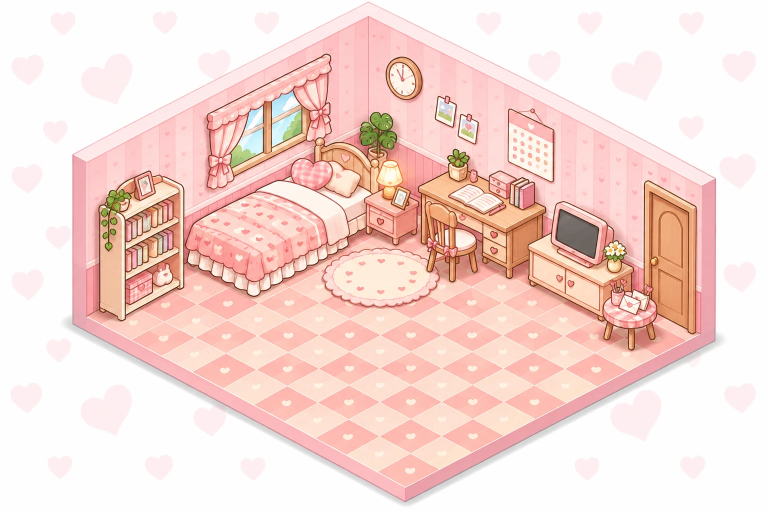
#> input picture art/source/room.webp, 1536 x 1024 px, found by its file name (shown at 1/2 size)
$ python room_night.py
#> lines starting #> are read from the running program, lines starting #| are printed output that depends on the picture; after the words box and inside, x2 and y2 are one past the last pixel; in counts of white or black regions, pixels touching at a corner belong together
### art/tools/room_pixel.py
"""像素房間：art/source/room2/ 的 GPT 圖 → public/room/pixel_room/。

- full.webp：擺好家具的完整房間（最早的版本，地板前角被畫布切掉一塊，這裡補成完整的菱形，畫布往下加高到 1064）
- full_crt.png：GPT 拿上面做好的房間改過的版本（粉色映像管電視、拿掉信紙、清掉層架上的東西）。
- full_v3.webp：GPT 照 full_crt.png 重畫、拿掉書櫃左邊的垂吊植物＝現在的房間背景（EDIT）。
  GPT 改圖會整張輕微縮放（1536 → 1507），這裡先放大回來，再用邊緣比對對回原本的房間，熱點和走路範圍才不用重量
- small.webp：小物件（檯燈開／關、電視開機…），切出來疊在房間上
層架：shelf_empty.png 是 GPT 改過「層架清空」的整張房間，EMPTY_SHELF = True 時只切層架那一塊貼回來；
  目前不用（房間維持原樣，獲得新家具時直接疊上去蓋住舊的），需要空層架的獎勵再打開。
用法：python3 art/tools/room_pixel.py
"""
from PIL import Image
import numpy as np, os
from scipy import ndimage

ROOT = os.path.join(os.path.dirname(__file__), '..', '..')
SRC = os.path.join(ROOT, 'art/source/room2')
OUT = os.path.join(ROOT, 'public/room/pixel_room')
W, H = 1536, 1064

# 地板前面兩條邊（量出來的）：左邊 y = 876 + 0.545 (x-500)，右邊 y = 978 - 0.5136 (x-880)
edgeL = lambda x: 876 + 0.545 * (x - 500)
edgeR = lambda x: 978 - 0.5136 * (x - 880)
DAY = (253, 208, 166), (150, 92, 66), (255, 228, 229), (252, 152, 151), (110, 45, 45)  # 地板、線、亮邊、粉邊、暗線

def fix_corner(a, colors=None):
    """colors(x) → [地板, 線, 亮邊, 粉邊, 暗線]；沒給就用白天的顏色（夜晚房間會傳自己的）"""
    x0, x1 = 690, 880
    for x in range(x0, x1):
        e = min(edgeL(x), edgeR(x))
        FLOOR, LINE, TRIM_HI, TRIM, TRIM_LINE = colors(x) if colors else DAY
        for y in range(970, H):
            d = y - e
            if y < 986 and d < -1: continue                     # 原本畫好的地板不動
            if d < -1: c = FLOOR
            elif d < 1.5: c = LINE
            elif d < 3.5: c = TRIM_HI
            elif d < 23.5: c = TRIM
            elif d < 26: c = TRIM_LINE
            else: a[y, x] = 0; continue
            a[y, x] = (*c, 255)
    return a

def edges(g):
    return np.hypot(ndimage.sobel(g, 0), ndimage.sobel(g, 1))

def fit(day, night, step=80, blk=100, r=14):
    """每一小塊找最吻合的位移，再擬合成仿射（剔除離群點）：白天座標 → 另一張圖的座標（給 Image.transform 用）"""
    EA, EB = edges(night), edges(day)
    pts = []
    for y0 in range(120, 900, step):
        for x0 in range(80, 1400, step):
            b = EB[y0:y0 + blk, x0:x0 + blk]
            if b.mean() < 15: continue
            s = max(((EA[y0 + dy:y0 + blk + dy, x0 + dx:x0 + blk + dx] * b).sum(), dx, dy) for dy in range(-r, r + 1) for dx in range(-r, r + 1))
            pts.append((x0 + blk / 2, y0 + blk / 2, s[1], s[2]))
    P = np.array(pts, float)
    for _ in range(3):
        X = np.c_[P[:, 0], P[:, 1], np.ones(len(P))]
        cx = np.linalg.lstsq(X, P[:, 2], rcond=None)[0]; cy = np.linalg.lstsq(X, P[:, 3], rcond=None)[0]
        P = P[np.hypot(X @ cx - P[:, 2], X @ cy - P[:, 3]) < 2.5]
    print(f'對齊：{len(P)} 個點，誤差約 {np.abs(np.c_[P[:, :2], np.ones(len(P))] @ cx - P[:, 2]).mean():.2f}px')
    return cx + [1, 0, 0], cy + [0, 1, 0]

def old_room():
    """最早的房間（full.webp 補好地板前角）：熱點、走路範圍、窗戶、夜晚房間都是照它量的"""
    full = np.array(Image.open(f'{SRC}/full.webp').convert('RGBA'))
    a = np.zeros((H, W, 4), np.uint8); a[:full.shape[0]] = full
    a[..., 3] = np.where(a[..., 3] >= 128, 255, 0)
    a = fix_corner(a)
    if EMPTY_SHELF: a = empty_shelf(a)
    return a

EDIT = 'full_v3.webp'
# [10 lines left out: function apply_edit, not called in this run]

def room():
    a = old_room()
    return even_outline(apply_edit(a)) if os.path.exists(f'{SRC}/{EDIT}') else a

# GPT 畫的外框左右不一致：左牆頂只有 1px、右地板邊底下沒有外框，看起來左右邊緣粗細不同
# 照另一邊補一條約 3px 的深咖啡線（沿著量出來的直線，邊緣反鋸齒）
OUTLINE = np.array([34, 8, 4], float)
# [29 lines left out: functions even_outline, main, not called in this run]

EMPTY_SHELF = False
# 書桌上方 L 形層架上原本的東西（植物、書、相框、貓）的範圍，避開書桌上的盆栽和檯燈
SHELF_POLY = [(662, 96), (915, 96), (915, 232), (850, 232), (812, 226), (735, 226), (732, 248), (700, 248), (700, 226), (662, 226)]
# [13 lines left out: function empty_shelf, not called in this run]

# 電視開機：把小物件圖裡電視的畫面，用仿射變換貼到房間電視的螢幕上（房間座標 TV_BOX）
TV_BOX = (1040, 405, 140, 145)
# [14 lines left out: function tv_on, not called in this run]

# [2 lines that do not run on import are left out]

### art/tools/room_night.py
"""夜晚房間：art/source/room2/night_lamp.webp（GPT 照白天房間改光線）→ public/room/pixel_room/room_night.webp

GPT 改圖時會把整張圖輕微縮放、平移（左右差 5～8px），熱點和走路範圍會對不上。
這裡先用邊緣比對，自動找出把夜晚圖對回白天圖的仿射變換，再用白天房間的外形（alpha）裁切，
最後照 room_pixel.py 補地板前角（顏色從夜晚圖旁邊取）。
夜晚圖是照最早的房間（full.webp）畫的；白天房間換成 GPT 改過的版本（room_pixel.py 的 EDIT）之後，這裡算出「夜晚／白天」的光線比例
（模糊過、只看光線不看細節），再套到新的白天房間上，所以新電視、清空的層架晚上也對得上。
用法：python3 art/tools/room_night.py
"""
from PIL import Image
import numpy as np, os
from scipy import ndimage
from room_pixel import SRC, OUT, W, H, fix_corner, edgeL, edgeR, fit, old_room

def corner_colors(a):
    """地板前角各層（地板、線、亮邊、粉邊、暗線）的顏色，從左右兩側被切掉之前的地方取"""
    def at(x, e):
        return [a[int(round(e(x) + d)), x, :3].astype(int) for d in (-6, 0, 2, 12, 24)]
    return at(680, edgeL), at(890, edgeR)

# full_crt.png 拿掉或換掉的東西（房間座標 x0, y0, x1, y1）：層架上的擺設、窗邊吊盆、信紙、電視和櫃上的鬧鐘盆栽、門邊吊飾
# full_v3.webp 又拿掉了書櫃左邊的垂吊植物（最後一塊）
# 這些地方舊的夜晚圖畫的是別的東西，光線比例不準，改用周圍的比例補
CHANGED = [(680, 95, 915, 255), (250, 295, 305, 375), (812, 340, 905, 398), (1030, 395, 1255, 580), (1400, 450, 1445, 575), (95, 330, 265, 640),
           (735, 995, 830, 1064)]  # 地板前角的切角（room_pixel.py 的 chamfer）

def relight(night, old, day, sigma=5):
    """night 是照 old 畫的夜晚；把兩者的光線比例（模糊過）套到 day 上"""
    hole = np.zeros(old.shape[:2], bool)
    for x0, y0, x1, y1 in CHANGED: hole[y0:y1, x0:x1] = True
    inside = old[..., 3] > 0
    w = inside.astype(float)
    blur = lambda x: ndimage.gaussian_filter(x * w, sigma) / np.maximum(ndimage.gaussian_filter(w, sigma), 1e-3)
    valid = inside & ~ndimage.binary_dilation(hole, iterations=12)
    _, (iy, ix) = ndimage.distance_transform_edt(~valid, return_indices=True)   # 洞裡用最近的有效比例
    feather = ndimage.gaussian_filter(ndimage.binary_dilation(hole, iterations=8).astype(float), 4)
    out = night.copy()
    for i in range(3):
        near = blur(night[..., i].astype(float)) / np.maximum(blur(old[..., i].astype(float)), 8)
        fill = ndimage.gaussian_filter(near[iy, ix], 10)
        out[..., i] = np.clip(day[..., i] * (near * (1 - feather) + fill * feather), 0, 255)
    return out

def main():
    day = np.array(Image.open(f'{OUT}/room.webp').convert('RGBA'))
    night = Image.open(f'{SRC}/night_lamp.webp').convert('RGB')
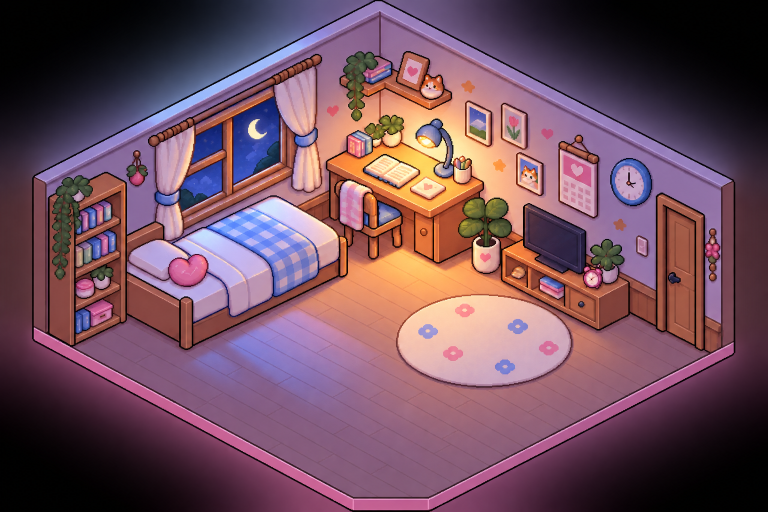
#> input picture art/source/room2/night_lamp.webp, 1536 x 1024 px (shown at 1/2 size)
#> night is the input picture: PIL image 1536x1024 RGB; mean R, G, B 113.8, 79.3, 93.8
    gd = np.array(Image.open(f'{SRC}/full.webp').convert('L'), float)
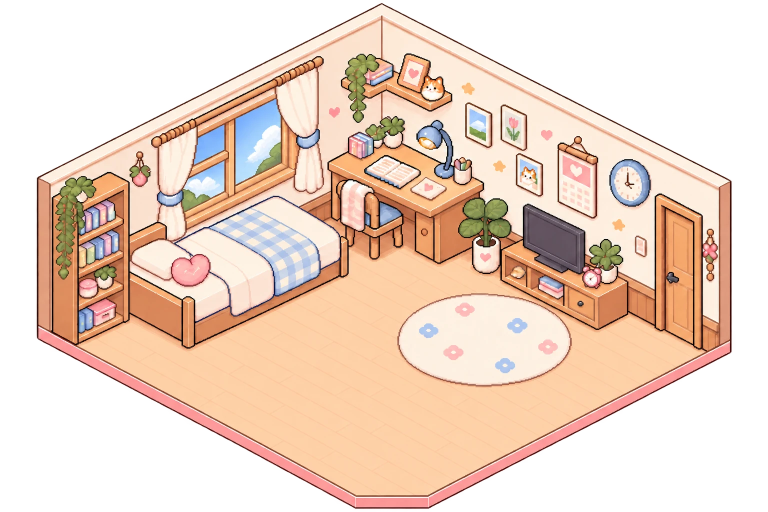
#> input picture art/source/room2/full.webp, 1536 x 1024 px (shown at 1/2 size)
    cx, cy = fit(gd, np.array(night.convert('L'), float))
#> in fit, `EA, EB = edges(night), edges(day)`:
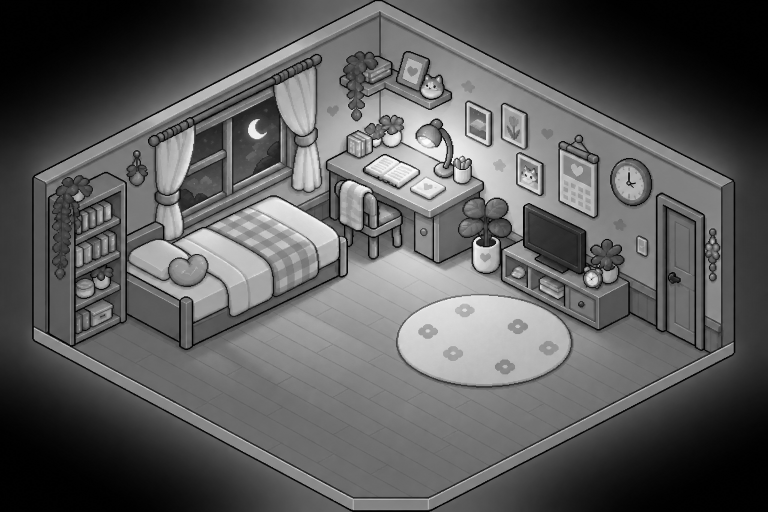
#> night: shape (1024, 1536) float64 (shown at 1/2 size); min 0, max 255, mean 91.2
#> after the loop in fit, `for y0 in range(120, 900, step):`: pts = 131 items, first 6: (370, 170, -12, -3), (450, 170, -10, -1), (530, 170, -4, -4), (610, 170, -3, -4), (690, 170, -3, -4), (770, 170, -2, -4)
#> in fit, `P = np.array(pts, float)`: P = 131 rows, first 6: [370, 170, -12, -3], [450, 170, -10, -1], [530, 170, -4, -4], [610, 170, -3, -4], [690, 170, -3, -4], [770, 170, -2, -4]
#> the loop in fit, `for _ in range(3):` made 3 passes
#> (cx, cy) on passes 1 to 3: ([0.00754, 0.00758, -10.45], [-0.000452, 0.0137, -6.57]), ([0.00847, 0.00279, -9.46], [7.68e-05, 0.011, -5.67]), ([0.00849, 0.00224, -9.22], [0.000145, 0.0107, -5.58])
#> after the loop in fit, `for _ in range(3):`: P = 96 rows, first 6: [530, 170, -4, -4], [610, 170, -3, -4], [690, 170, -3, -4], [770, 170, -2, -4], [850, 170, -1, -3], [930, 170, -1, -4]
#| 對齊：96 個點，誤差約 0.47px
#> cx = [1.01, 0.00224, -9.22]; cy = [0.000145, 1.01, -5.58]
    a = np.array(night.transform((W, H), Image.AFFINE, (*cx, *cy), resample=Image.BICUBIC).convert('RGBA'))
    L, R = corner_colors(a)
#> L = [[130, 90, 119], [78, 40, 62], [34, 4, 15], [203, 100, 149], [204, 93, 149]]; R = [[131, 90, 120], [52, 30, 43], [134, 97, 116], [184, 92, 145], [196, 103, 153]]
    a = fix_corner(a, lambda x: [tuple(int(l + (r - l) * min(max((x - 680) / 210, 0), 1)) for l, r in zip(cl, cr)) for cl, cr in zip(L, R)])
#> after the loop in fix_corner, `for x in range(x0, x1):`:
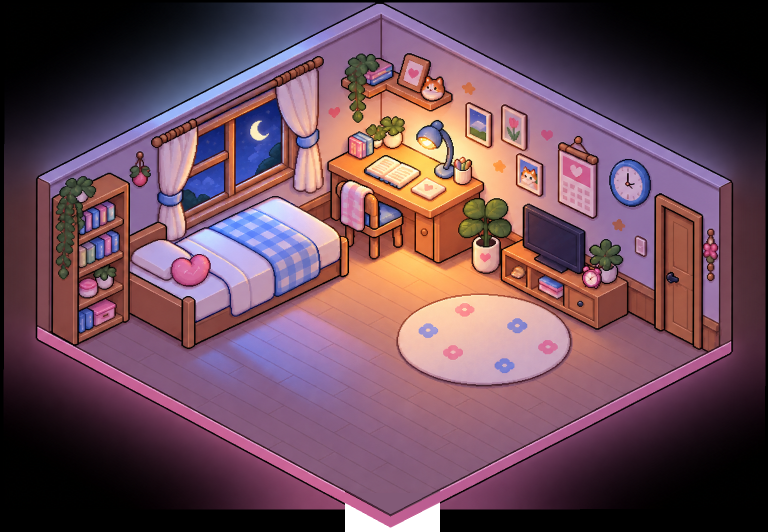
#> a: shape (1064, 1536, 4) (shown at 1/2 size); mean R, G, B, A 107.2, 74.6, 88.4, 254; transparent parts drawn white
    a = relight(a, old_room(), day)
#> in old_room, full is the input picture: shape (1024, 1536, 4); mean R, G, B, A 140.5, 116.4, 100.5, 154.1
#> after the loop in fix_corner (call 2), `for x in range(x0, x1):`:
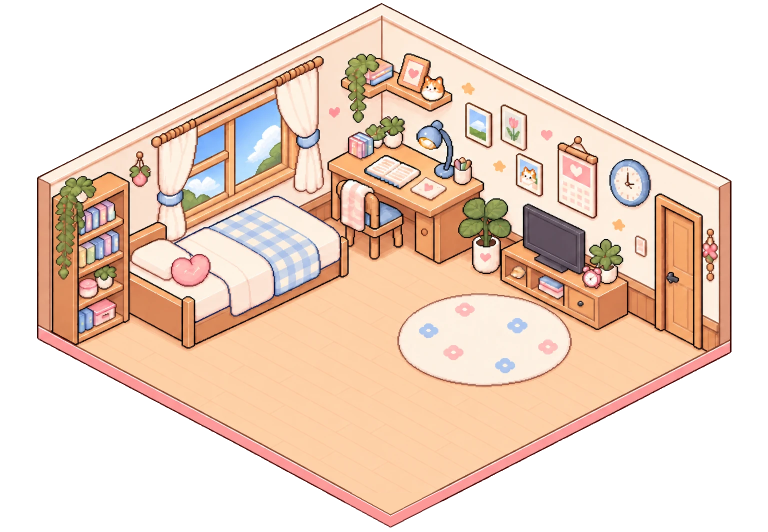
#> a: shape (1064, 1536, 4) (shown at 1/2 size); mean R, G, B, A 135.5, 112.3, 96.9, 149.7; transparent parts drawn white
#> in relight, `hole = np.zeros(old.shape[:2], bool)`: hole: shape (1064, 1536) bool; every value is 0
#> after the loop in relight, `for x0, y0, x1, y1 in CHANGED: hole[y0:y1, x0:x1] = True`:
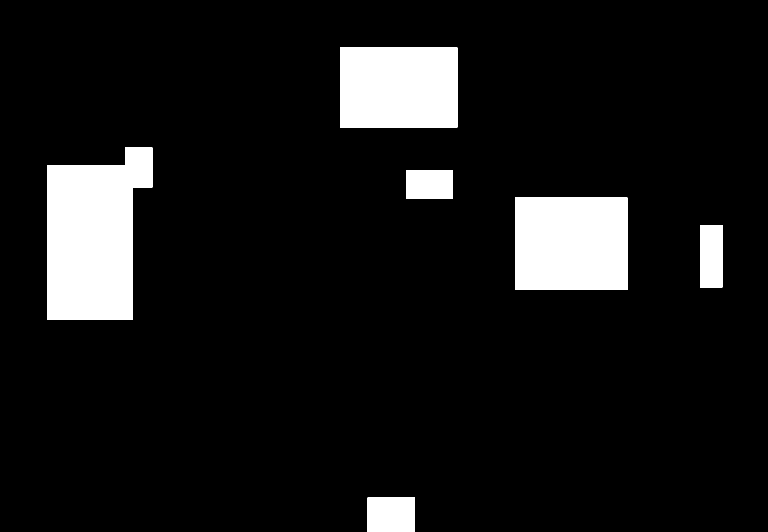
#> hole: shape (1064, 1536) bool (shown at 1/2 size); 9.4% white; 6 white regions, box (x1, y1, x2, y2) and area: (95, 295, 305, 640) 56425, (1030, 395, 1255, 580) 41625, (680, 95, 915, 255) 37600, (735, 995, 830, 1064) 6555, (1400, 450, 1445, 575) 5625, (812, 340, 905, 398) 5394
#> in relight, `inside = old[..., 3] > 0`: inside: shape (1064, 1536) bool; 58.7% white; 1 black region, box (x1, y1, x2, y2) and area: (0, 0, 1536, 1064) 674702
#> in relight, `valid = inside & ~ndimage.binary_dilation(hole, iterations=12)`: valid: shape (1064, 1536) bool; 46.9% white; 1 white region, box (x1, y1, x2, y2) and area: (74, 6, 1463, 1024) 765770
#> in relight, `_, (iy, ix) = ndimage.distance_transform_edt(~valid, return_indices=Tr..`: iy: shape (1064, 1536) int32; 1018 distinct labels, from 6 to 1023
#> the loop in relight, `for i in range(3):` made 1 pass
#> pass 1, in relight, `fill = ndimage.gaussian_filter(near[iy, ix], 10)`:
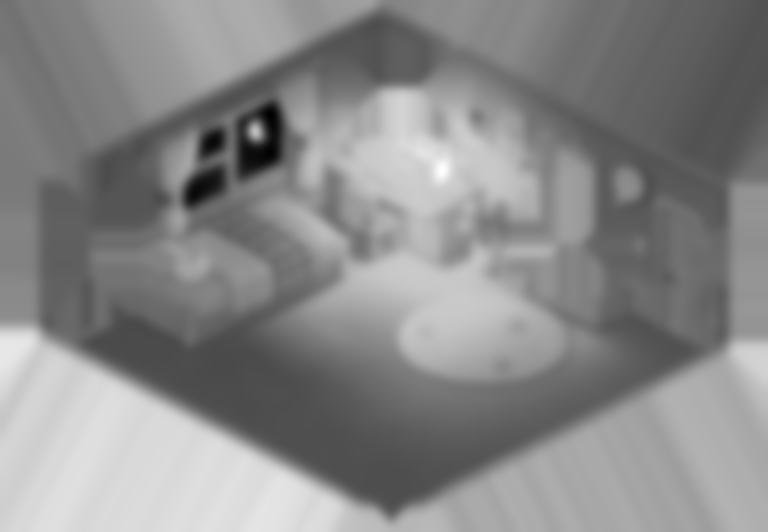
#> fill: shape (1064, 1536) float64 (shown at 1/2 size); min 0.21, max 1.21, mean 0.749; drawn with min black and max white
    a[..., 3] = day[..., 3]                      # 外形和白天房間一模一樣
    Image.fromarray(a).save(f'{OUT}/room_night.webp', quality=92, method=6)
    print('room_night', a.shape, f'{os.path.getsize(f"{OUT}/room_night.webp") // 1024}KB')

if __name__ == '__main__':
#> (the run stopped early here; a loop or call above may not have finished)
